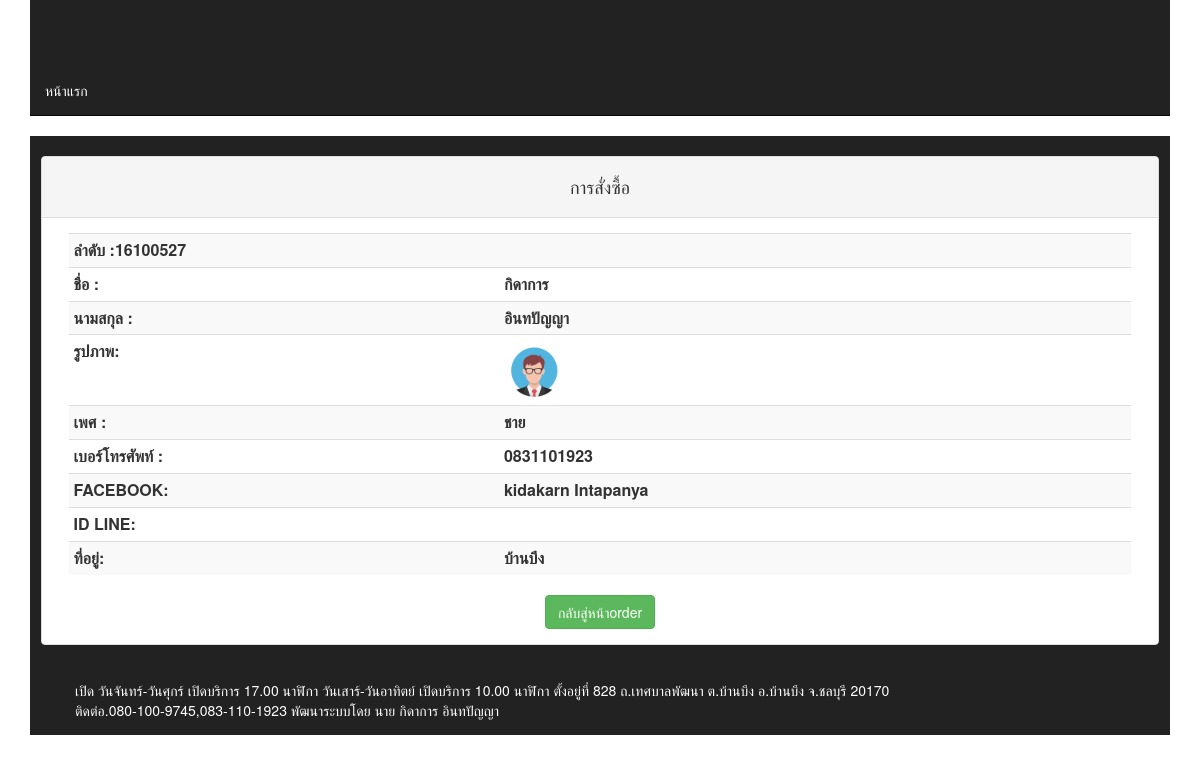
Screenshot of /Admin/name_order.php?id=16100527 with the database file from the repository.
### tables this page shows
CREATE TABLE `member` (
  `mem_id` varchar(10) NOT NULL,
  `fname` varchar(50) NOT NULL,
  `lname` varchar(50) NOT NULL,
  `sex` varchar(6) NOT NULL,
  `telephone` varchar(10) NOT NULL,
  `line_id` varchar(30) NOT NULL,
  `facebook` varchar(100) NOT NULL,
  `address` varchar(100) NOT NULL,
  `image` text NOT NULL,
  `register_date` date NOT NULL,
  `expired_Date` date NOT NULL,
  `brithday` date NOT NULL
);

### Admin/name_order.php (the view, shortened to what this page needs)
<html>
    <head>
        <link href="dns.css" rel="stylesheet" type="text/css" />
    </head>
    <body>
        <?php
        include("menu.php");
        ?>
        <?php
        $id = $_GET[id];
        $sql = "select* from member where mem_id='$id'";
        $res = mysqli_query($conn, $sql);
        $row = mysqli_fetch_assoc($res);
        ?>
        <div class="container">
            <div class="navbar-inverse">
                <br>
                <div class="three panel panel-default">
                    <div class="panel-heading"><center><h4>การสั่งซื้อ</h4></center></div>
                        <div class="three panel-body">
                    <table class="table table-striped table-condensed table-hover">
                        <form method="post" action="sale.php">
                            <tr>
                                <th colspan="3">ลำดับ :<?php echo $row[mem_id] ?></th>
                            </tr>
                            <tr>
                                <th>ชื่อ   :</th>
                                <th><?php echo $row[fname] ?></th>
                            </tr>
                            <tr>
                                <th>นามสกุล :</th>
                                <th><?php echo $row[lname] ?></th>
                            </tr>
                            <tr>
                                <th>รูปภาพ:</th>
                                <th><img src="../dwp/<?php echo $row[image] ?>"width="60" height="60"></th>
                            </tr>
                            <tr>
                                <th>เพศ :</th>
                                <th><?php echo $row[sex] ?></th>
                            </tr>
                            <tr>
                                <th>เบอร์โทรศัพท์ :</th>
                                <th><?php echo $row[telephone] ?></th>
                            </tr>
                            <tr>
                                <th>FACEBOOK:</th>
                                <th><?php echo $row[facebook] ?></th>
                            </tr>
                            <tr>
                                <th>ID LINE:</th>
                                <th><?php echo $row[line] ?></th>
                            </tr>
                            <tr>
                                <th>ที่อยู่:</th>
                                <th><?php echo $row[address] ?></th>
                            </tr>
                            </form>
                    </table>
                            <a href="select_sale.php">  <center><input class="btn btn-md btn-success" type="submit" value="กลับสู่หน้าorder"></center></a>
                </div>
            </div><?php include("../footer.php") ?>
        </div>
    </body>
</html>

### Admin/name_order.php (style rules this page uses)
body { background-image: url(image/ui.jpg); background-attachment:fixed; }

### Translate.php (style rules this page uses)
body { top: 0px !important; }

### rows the page displays
member: mem_id "16100527", fname "กิดาการ", lname "อินทปัญญา", image (picture), sex "ชาย", telephone "0831101923", facebook "kidakarn Intapanya", address "บ้านบึง"
